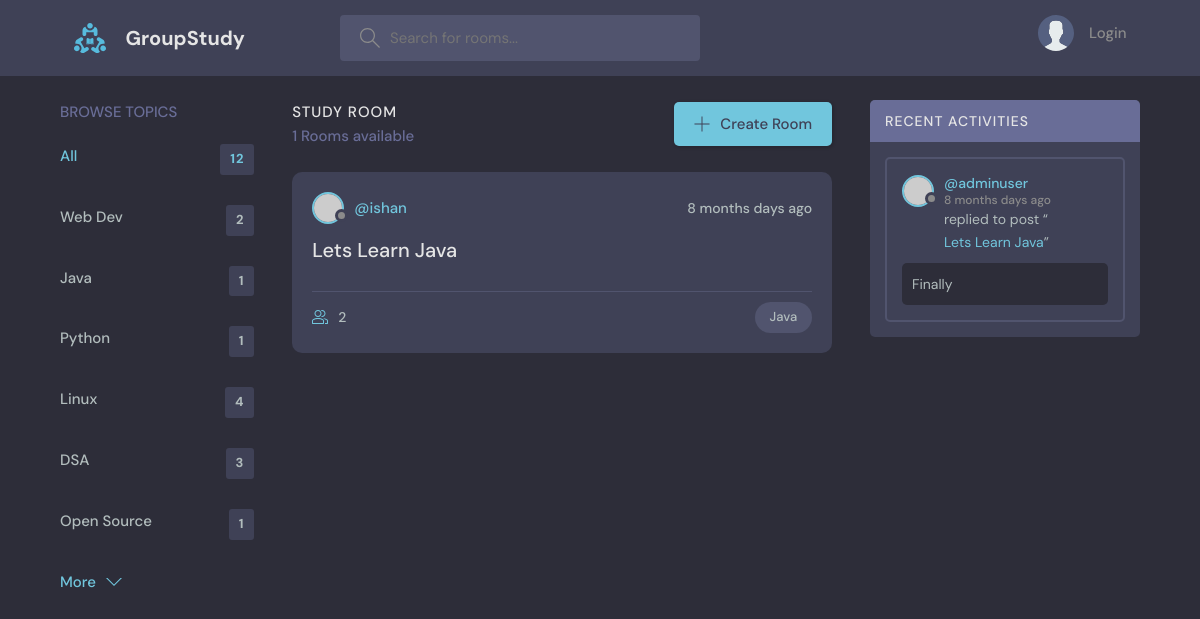
Screenshot of /?q=Java with the database file from the repository.
### base/models.py (models this page shows)
class Subject(models.Model):
    name = models.CharField(max_length=200)
    def __str__(self):
        return self.name

class Room(models.Model):
    host = models.ForeignKey(User,on_delete=models.SET_NULL,null=True)
    subject = models.ForeignKey(Subject,on_delete=models.SET_NULL,null=True)
    name = models.CharField(max_length=200)
    desc = models.TextField(null=True,blank=True)
    participants = models.ManyToManyField(User,related_name='participants',blank=True)
    updated = models.DateTimeField(auto_now=True)
    created = models.DateTimeField(auto_now_add=True)
    class Meta:
        ordering = ['-updated','-created']
    def __str__(self):
        return self.name

class Message(models.Model):
    room = models.ForeignKey(Room,on_delete=models.CASCADE)
    user = models.ForeignKey(User,on_delete=models.CASCADE)
    body = models.TextField()
    updated = models.DateTimeField(auto_now=True)
    created = models.DateTimeField(auto_now_add=True)
    class Meta:
        ordering = ['-updated','-created']
    def __str__(self):
        return self.body[0:50]

### base/views.py (the view)
# urls.py: path('',views.home),
def home(request):
    q = request.GET.get('q') if request.GET.get('q') != None else ''
    print(q)
    rooms= Room.objects.filter(
        Q(subject__name__icontains = q) |
        Q(name__icontains = q) |
        Q(desc__icontains = q)
        )
    room_count = rooms.count()
    totalrooms = Room.objects.all().count
    subject = Subject.objects.all()
    comments = Message.objects.filter(Q(room__subject__name__icontains = q))
    context = {'rooms' : rooms,'subjects' : subject,'room_count' : room_count,'comments' : comments,"totalrooms" : totalrooms}
    return render(request,'base/home.html',context)

### base/templates/base/home.html (shortened to what this page needs)
{%extends 'main.html'%}
{%block content%}
    <main class="layout layout--3">
      <div class="container">
        {%include 'base/subject_component.html'%}
        <div class="roomList">
          <div class="roomList__header">
            <div>
              <h2>Study Room</h2>
              <p>{{room_count}} Rooms available</p>
            </div>
            <a class="btn btn--main" href="/create-room">
              <svg version="1.1" xmlns="http://www.w3.org/2000/svg" width="32" height="32" viewBox="0 0 32 32">
                <title>add</title>
                <path
                  d="M16.943 0.943h-1.885v14.115h-14.115v1.885h14.115v14.115h1.885v-14.115h14.115v-1.885h-14.115v-14.115z"
                ></path>
              </svg>
              Create Room
            </a>
          </div>
          {%include 'base/feed_component.html'%}
        </div>
        {%include 'base/activity_component.html'%}
      </div>
    </main>
{%endblock content%}

### base/templates/base/subject_component.html
<div class="topics">
    <div class="topics__header">
      <h2>Browse Topics</h2>
    </div>
    <ul class="topics__list">
      <li>
        {%if prof %}
        <a href="/profile/{{user.id}}" class="active">All <span>{{totalrooms}}</span></a>
        {%else%}
        <a href="/" class="active">All <span>{{totalrooms}}</span></a>
        {%endif%}
      </li>
    {%for subject in subjects%}
        <li>
            <a href="?q={{subject.name}}">{{subject.name}}<span>{% if prof %}{{subject.number}}{%else%}{{subject.room_set.all.count}}{%endif%}</span></a>
        </li>
    {%endfor%}
    </ul>
    <a class="btn btn--link" href="/browse-topic">
      More
      <svg version="1.1" xmlns="http://www.w3.org/2000/svg" width="32" height="32" viewBox="0 0 32 32">
        <title>chevron-down</title>
        <path d="M16 21l-13-13h-3l16 16 16-16h-3l-13 13z"></path>
      </svg>
    </a>
  </div>

### base/templates/base/feed_component.html (shortened to what this page needs)
{%for room in rooms%}
<div class="roomListRoom">
  <div class="roomListRoom__header">
    <a href="/profile/{{room.host.id}}" class="roomListRoom__author">
      <div class="avatar avatar--small">
        <img src="https://randomuser.me/api/portraits/women/11.jpg" />
      </div>
      <span>@{{room.host.username}}</span>
    </a>
    <div class="roomListRoom__actions">
      <span>{{room.created|timesince}} days ago</span>
    </div>
  </div>
  <div class="roomListRoom__content">
    <a href="/pages/{{room.id}}">{{room.name}}</a>
  </div>
  <div class="roomListRoom__meta">
    <a href="/pages/{{room.id}}" class="roomListRoom__joined">
      {{room.participants.all.count}}
    </a>
    <p class="roomListRoom__topic">{{room.subject}}</p>
  </div>
</div>
{%endfor%}

### base/templates/base/activity_component.html (shortened to what this page needs)
<div class="activities">
    <div class="activities__header">
      <h2>Recent Activities</h2>
    </div>
    {%for comment in comments%}
    <div class="activities__box">
      <div class="activities__boxHeader roomListRoom__header">
        <a href="/profile/{{comment.user.id}}" class="roomListRoom__author">
          <div class="avatar avatar--small">
            <img src="https://randomuser.me/api/portraits/women/11.jpg" />
          </div>
          <p>
            @{{comment.user}}
            <span>{{comment.created|timesince}} days ago</span>
          </p>
        </a>
      </div>
      <div class="activities__boxContent">
        <p>replied to post “<a href="/pages/{{comment.room.id}}">{{comment.room}}</a>”</p>
        <div class="activities__boxRoomContent">
            {{comment}}
        </div>
      </div>
    </div>
    {%endfor%}
  </div>

### rows the page displays
Subject: name "Web Dev", room_set.all.count "2"
Subject: name "Java", room_set.all.count "1"
Subject: name "Python", room_set.all.count "1"
Subject: name "Linux", room_set.all.count "4"
Subject: name "DSA", room_set.all.count "3"
Subject: name "Open Source", room_set.all.count "1"
Room: host.username "ishan", created "8 months", name "Lets Learn Java", participants.all.count "2", subject "Java"
Message: user "adminuser", created "8 months", room "Lets Learn Java", body "Finally"

### other values shown
{{ totalrooms }} "12"
{{ room_count }} "1"
